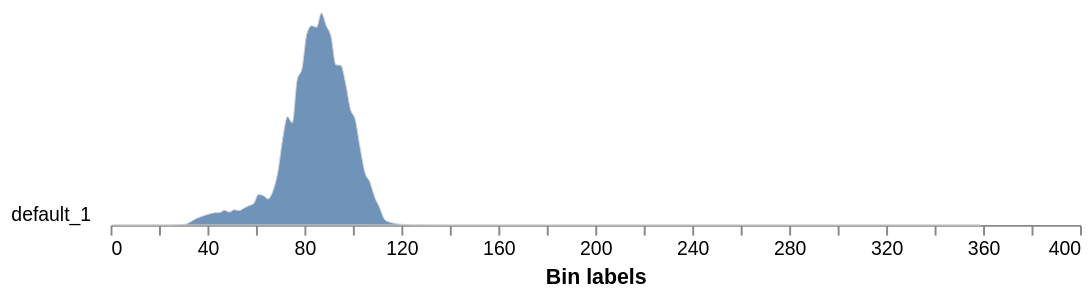

Notebook code cell kept with this figure:
### Code cell
color_img = pcv.analyze.color(rgb_img=img_cc, labeled_mask=kept_mask, colorspaces="all")

### Figure 1 — Vega-Lite specification as saved in the notebook (floating-point values rounded to 4 significant figures; data arrays with more than 128 entries replaced by an {"elided": "..."} marker saying what was removed)
{"config": {"view": {"continuousWidth": 300, "continuousHeight": 300, "stroke": null}, "axis": {"grid": false}, "facet": {"columns": 1, "spacing": 0}, "title": {"anchor": "end"}}, "data": {"name": "data-e79c37c10c5ec30a0d68e7d3b7f0ed98"}, "facet": {"field": "sample", "header": {"labelAngle": 0, "labelAlign": "left", "labelOrient": "left"}, "title": null, "type": "nominal"}, "spec": {"mark": {"type": "area", "fillOpacity": 0.8, "interpolate": "monotone", "stroke": "lightgray", "strokeWidth": 0.5}, "encoding": {"x": {"field": "label", "title": "Bin labels", "type": "quantitative"}, "y": {"axis": null, "field": "value", "scale": {"range": [10, -100]}, "type": "quantitative"}}, "height": 10, "width": 500}, "bounds": "flush", "$schema": "https://vega.github.io/schema/vega-lite/v5.20.1.json", "datasets": {"data-e79c37c10c5ec30a0d68e7d3b7f0ed98": {"elided": "180 records"}}}
